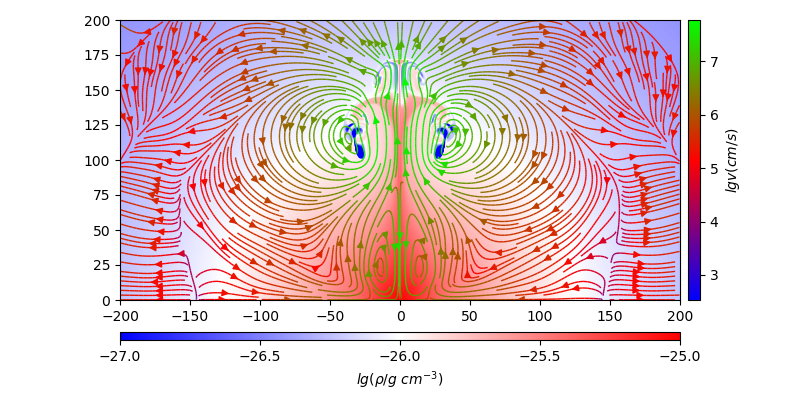

Python code for this plot:
#!/usr/bin/env python
#
#===========================================
# this script is for 2d-color overlaid by streamline plotting 
# Det, May 17,2018
#===========================================
#

import numpy as np
import matplotlib; matplotlib.use('Agg')
import matplotlib.pyplot as plt
from pylab import *

#define a function for loading data 
def loaddata(filename):
    fo=open(filename,'r')
    data=fo.readlines()
    fo.close()
    x=[]
    for line in data:
        line=line.split()
        x.append(float(line[0]))
    del data
    print ("len(%s): %d"%(filename,len(x)))
    x=np.array(x)
    return x

#define functions to reflect y and data for axisymmetric plotting:
def yreflect(y,jend):
    y1=np.zeros((jend*2-1),dtype=float)
    for j in range(0,jend*2-1):
        if j<=jend-1 :
            y1[j]=-y[jend-1-j]
        else:
            y1[j]=y[j-jend+1]
    return y1
def datareflect(data,iend,jend):
    data1=np.zeros((iend,jend*2-1),dtype=float)
    for i in range(0,iend):
        for j in range(0,jend*2-1):
            if j<=jend-1 :
                data1[i,j]=data[i,jend-1-j]
            else:
                data1[i,j]=data[i,j-jend+1]
    return data1
def vecyreflect(vecy,iend,jend):
    data1=np.zeros((iend,jend*2-1),dtype=float)
    for i in range(0,iend):
        for j in range(0,jend*2-1):
            if j<=jend-1 :
                data1[i,j]=-vecy[i,jend-1-j]
            else:
                data1[i,j]=vecy[i,j-jend+1]
    return data1


x=loaddata("./datas/xhascii.out4")
y=loaddata("./datas/yhascii.out4")
den=loaddata("./datas/denascii.out4")
ux=loaddata("./datas/uxascii.out4")
uy=loaddata("./datas/uyascii.out4")

#data analyzing and ploting:
cmkpc=3.08e21

x=x/cmkpc
y=y/cmkpc
den=log10(den)

den.shape=len(x),len(y) # transform 1d array to 2d array 
ux.shape=len(x),len(y)
uy.shape=len(x),len(y)
den=transpose(den)
ux=transpose(ux) 
uy=transpose(uy)

print ("ux.shape",ux.shape)

#extract imax*jmax array data from len(x)*len(y) array data and transform it to imax*2jmax:
imax=800
jmax=800
x1=np.zeros((imax),dtype=float) # define zero array x1
ulg=np.zeros((imax,jmax*2-1),dtype=float)

for i in range(0,imax): x1[i]=x[i]
y1=yreflect(y,jmax)
ux1=datareflect(ux,imax,jmax)
uy1=vecyreflect(uy,imax,jmax)

ulg=np.log10(np.sqrt(ux1**2+uy1**2))
print ("x1.shape:",x1.shape)
print ("y1.shape:",y1.shape)
print ("ux1.shape:",ux1.shape)
print ("uy1.shape:",uy1.shape)
#extract imax*jmax density from len(x)*len(y) density and transform it to imax*2jmax:
xd=np.zeros((imax),dtype=float)
for i in range(0,imax):xd[i]=x[i]
yd=yreflect(y,jmax)
den1=datareflect(den,imax,jmax)

print ("x1.shape:",x1.shape)
print ("y1.shape:",y1.shape)
print ("ux1.shape:",ux1.shape)
print ("uy1.shape:",uy1.shape)

print ("xd.shape:",xd.shape)
print ("yd.shape:",yd.shape)
print ("den1.shape:",den1.shape)

#plotting:
print ("plotting:")
fig=plt.figure(figsize=(8,4))
ax=fig.add_subplot(111) # 111 means setting 1 row and 1 column and this is the first plot

pcm=ax.pcolormesh(yd,xd,den1,vmin=-27.,vmax=-25.,cmap='bwr')
strm = ax.streamplot(y1, x1, uy1, ux1, color=ulg,
                     density=[4,2],linewidth=1.0, cmap='brg') #streamline plotting
ax.set_xlim(-200.,200.)
ax.set_ylim(0.,200.)
plt.gca().set_aspect('equal')

plt.subplots_adjust(0.1,0.25,0.9,0.95)# (left,bottom,right,top)
#set colorbar:
cax1 = plt.axes([0.86, 0.25, 0.015, 0.7])
cbar=fig.colorbar(strm.lines,cax=cax1,orientation='vertical')
cbar.set_label('$lg v(cm/s)$')
cax2 = plt.axes([0.15, 0.15, 0.7, 0.02])  #[left,bottom,width,height]
cbar=plt.colorbar(pcm,cax=cax2,orientation='horizontal')
cbar.set_label('$lg(\\rho/g$ $cm^{-3})$')
cbar.set_ticks(np.linspace(-27,-25,5))

fig.savefig("./denstream.png")
#fig.show()

